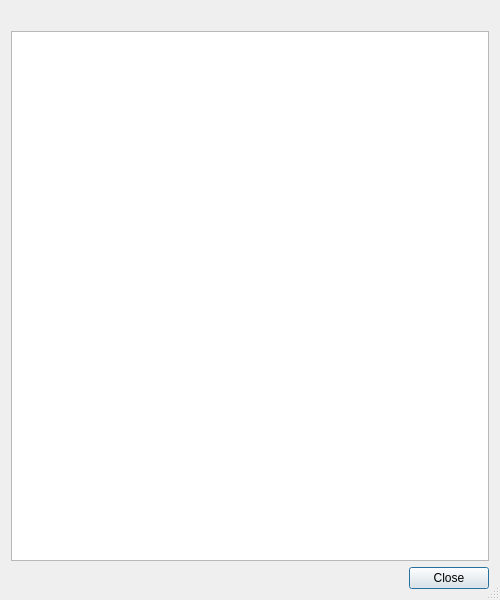
<?xml version="1.0" encoding="UTF-8"?>
<ui version="4.0">
 <class>E5SimpleHelpDialog</class>
 <widget class="QDialog" name="E5SimpleHelpDialog">
  <property name="geometry">
   <rect>
    <x>0</x>
    <y>0</y>
    <width>500</width>
    <height>600</height>
   </rect>
  </property>
  <property name="windowTitle">
   <string/>
  </property>
  <property name="sizeGripEnabled">
   <bool>true</bool>
  </property>
  <layout class="QVBoxLayout" name="verticalLayout">
   <item>
    <widget class="QLabel" name="helpLabel"/>
   </item>
   <item>
    <widget class="QTextBrowser" name="helpEdit">
     <property name="tabChangesFocus">
      <bool>true</bool>
     </property>
     <property name="readOnly">
      <bool>true</bool>
     </property>
     <property name="textInteractionFlags">
      <set>Qt::LinksAccessibleByMouse|Qt::TextSelectableByKeyboard|Qt::TextSelectableByMouse</set>
     </property>
     <property name="openExternalLinks">
      <bool>true</bool>
     </property>
    </widget>
   </item>
   <item>
    <widget class="QDialogButtonBox" name="buttonBox">
     <property name="orientation">
      <enum>Qt::Horizontal</enum>
     </property>
     <property name="standardButtons">
      <set>QDialogButtonBox::Close</set>
     </property>
    </widget>
   </item>
  </layout>
 </widget>
 <resources/>
 <connections>
  <connection>
   <sender>buttonBox</sender>
   <signal>accepted()</signal>
   <receiver>E5SimpleHelpDialog</receiver>
   <slot>accept()</slot>
   <hints>
    <hint type="sourcelabel">
     <x>248</x>
     <y>254</y>
    </hint>
    <hint type="destinationlabel">
     <x>157</x>
     <y>274</y>
    </hint>
   </hints>
  </connection>
  <connection>
   <sender>buttonBox</sender>
   <signal>rejected()</signal>
   <receiver>E5SimpleHelpDialog</receiver>
   <slot>reject()</slot>
   <hints>
    <hint type="sourcelabel">
     <x>316</x>
     <y>260</y>
    </hint>
    <hint type="destinationlabel">
     <x>286</x>
     <y>274</y>
    </hint>
   </hints>
  </connection>
 </connections>
</ui>
